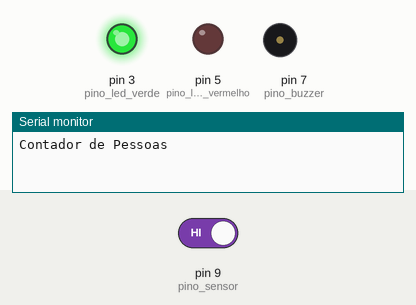
Simulated run of this sketch. Board: Arduino Uno, built with avr-gcc and run on an emulated ATmega328P. Parts: output pins drawn as LEDs (lit = HIGH), buzzer (waves = sounding, pin HIGH), the last lines printed to the serial monitor. The test bench sets the inputs (shaded band); at power-on: pin 9 (pino_sensor) HIGH.

Above: at 1.2 s.
1.3 s: pin 9 (pino_sensor) driven LOW
At 1.95 s:
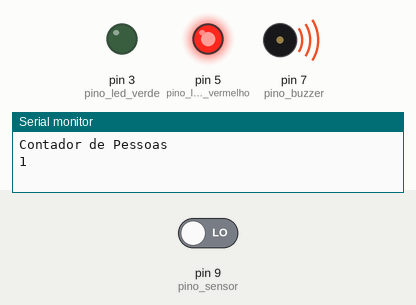
4.3 s: pin 9 (pino_sensor) driven HIGH
At 5.2 s:
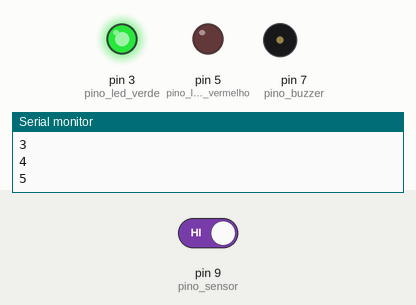
Timing chart, 0 to 7.3 s (numbered marks = the images above; inputs shaded):
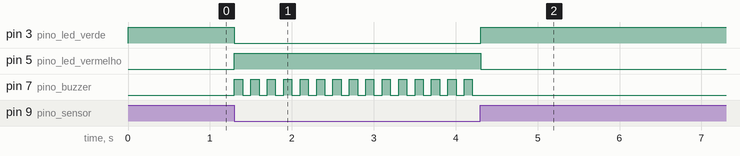

Measured:
- after the input at 1.3 s, pin 3 (pino_led_verde): HIGH → LOW at once; pin 5 (pino_led_vermelho): LOW → HIGH at once; pin 7 (pino_buzzer): alternates HIGH for 0.10 s and LOW for 0.10 s, starting at once
- after the input at 4.3 s, pin 3 (pino_led_verde): LOW → HIGH at once; pin 5 (pino_led_vermelho): HIGH → LOW at once; pin 7 (pino_buzzer): stops changing and stays LOW

The sketch:

Projeto_TCC.ino
```cpp
//
//

int pino_led_verde = 3;
int pino_led_vermelho = 5;
int pino_buzzer = 7;
int pino_sensor = 9;
int estado_sensor = 0;
int contador = 1;
int divisao = 2;

void setup()
{
  Serial.begin(9600);
  // Define o pino do sensor como entrada
  pinMode(pino_sensor, INPUT);
  // Define os pinos dos leds e buzzer como saida
  pinMode(pino_led_verde, OUTPUT);
  pinMode(pino_led_vermelho, OUTPUT);
  pinMode(pino_buzzer, OUTPUT);
  Serial.println("Contador de Pessoas");
}

void loop()
{
  estado_sensor = digitalRead(pino_sensor);
  if (estado_sensor == 0)
  {
    // Desliga o led verde e acende o vermelho
    digitalWrite(pino_led_verde, LOW);
    digitalWrite(pino_led_vermelho, HIGH);
    // Aciona o buzzer 3 vezes
    for (int i = 1; i <= 3; i++)
    {
      digitalWrite(pino_buzzer, HIGH);
      delay(100);
      digitalWrite(pino_buzzer, LOW);
      delay(100);
    }
    // Envia mensagem para o Serial Monitor
    Serial.println(divisao + contador++ - 2);
    delay(001);
  }
  else
  {
    // Sem movimento, mantem led verde ligado
    digitalWrite(pino_led_verde, HIGH);
    digitalWrite(pino_led_vermelho, LOW);
    digitalWrite(pino_buzzer, LOW);
  }
}
```
